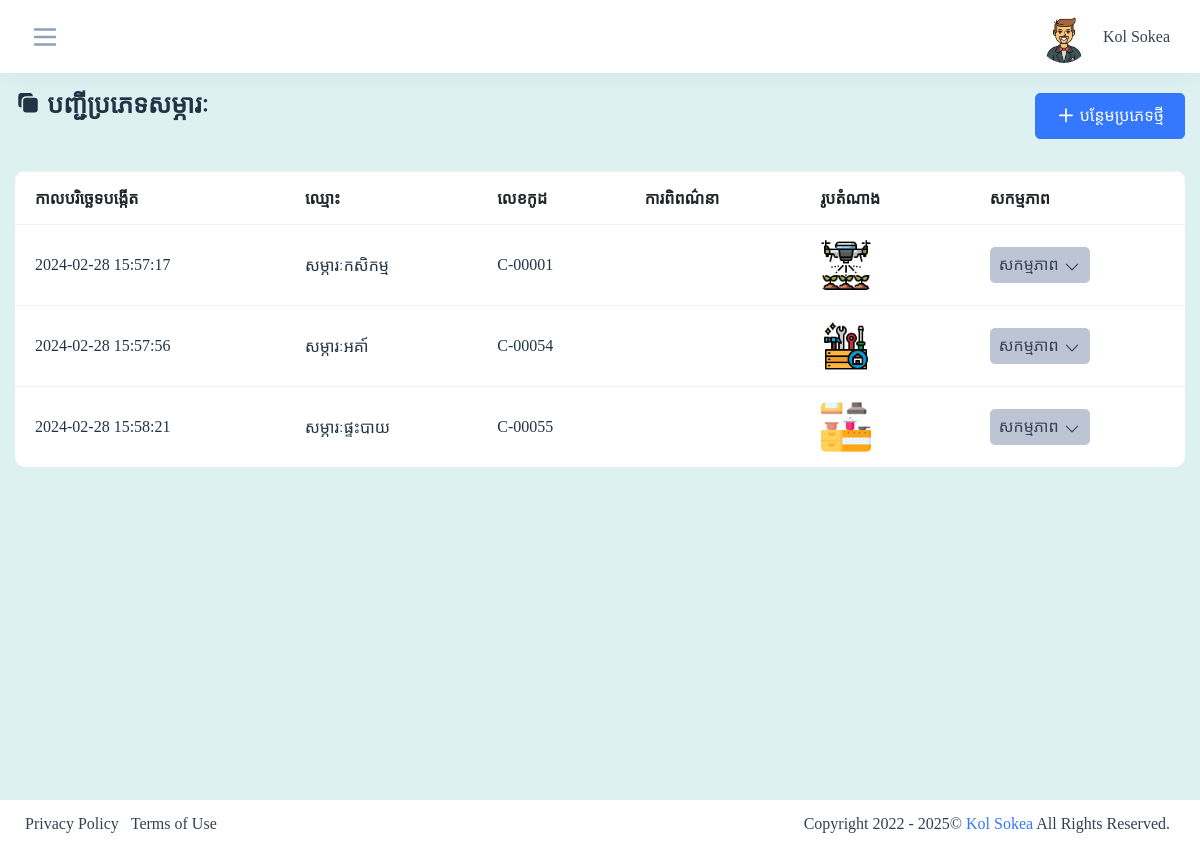
Screenshot of /admin/form_category_list.php (signed in) with the database file from the repository.
### tables this page shows
CREATE TABLE `tbl_userprofiles` (
  `usf_id` int(5) NOT NULL,
  `usf_us_id` int(5) NOT NULL,
  `usf_firstname` varchar(50) DEFAULT NULL,
  `usf_lastname` varchar(50) DEFAULT NULL,
  `usf_gender` int(5) DEFAULT NULL,
  `usf_dob` date DEFAULT NULL,
  `usf_phone` varchar(50) DEFAULT NULL,
  `usf_image` varchar(50) DEFAULT NULL,
  `usf_address` varchar(50) DEFAULT NULL,
  `usf_created_date` datetime DEFAULT NULL
);

CREATE TABLE `tbl_category` (
  `category_id` int(5) NOT NULL,
  `category_name` varchar(50) DEFAULT NULL,
  `category_code` varchar(50) DEFAULT NULL,
  `category_dsc` varchar(255) DEFAULT NULL,
  `category_image` varchar(50) DEFAULT NULL,
  `category_status` tinyint(1) DEFAULT NULL,
  `category_created_date` datetime DEFAULT NULL
);

### admin/form_category_list.php (the view, shortened to what this page needs)
<?php
 include("../config/connection.php");
 include("main_header.php");
?>
<form>
    <div class="container-fluid">
        <div class="row">
            <div class="col-lg-12">
                <div class="d-flex flex-wrap align-items-center justify-content-between mb-4">
                    <div>
                        <h4 class="mb-3">
                        <svg xmlns="http://www.w3.org/2000/svg" viewBox="0 4 24 24"  width="26" height="28" fill="currentColor" class="w-5 h-5">
                        <path d="M16.5 6a3 3 0 0 0-3-3H6a3 3 0 0 0-3 3v7.5a3 3 0 0 0 3 3v-6A4.5 4.5 0 0 1 10.5 6h6Z" />
                        <path d="M18 7.5a3 3 0 0 1 3 3V18a3 3 0 0 1-3 3h-7.5a3 3 0 0 1-3-3v-7.5a3 3 0 0 1 3-3H18Z" />
                        </svg>
                        បញ្ជីប្រភេទសម្ភារៈ
                        </h4>
                    </div>
                    <a href="form_category_add.php" id="btnAddUser" class="btn btn-primary add-list">
                    <svg xmlns="http://www.w3.org/2000/svg" viewBox="0 2 24 24"  width="20" height="20" fill="none" stroke-width="2" stroke="currentColor" class="w-6 h-6">
                    <path stroke-linecap="round" stroke-linejoin="round" d="M12 4.5v15m7.5-7.5h-15" />
                    </svg>
                    បន្ថែមប្រភេទថ្មី
                    </a>
                </div>
            </div>
            <div class="col-lg-12">
                <div class="table-responsive rounded mb-3">
                    <table class="data-table table mb-0 tbl-server-info" style="background-color: White; border-radius: 10px;">
                        <thead class="bg-white text-uppercase" id="tableIteme">
                            <tr class="" style="background-color: White;">
                                <th>កាលបរិច្ឆេទបង្កើត</th>
                                <th>ឈ្មោះ</th>
                                <th>លេខកូដ</th>
                                <th>ការពិពណ៌នា</th>
                                <th>រូបតំណាង</th>
                                <th>សកម្មភាព</th>
                            </tr>
                        </thead>
                        <tbody class="ligth-body">
                        <?php
                            $query ="SELECT * FROM tbl_category WHERE category_status = 1";
                            $query_run = mysqli_query($conn, $query);
                            if(mysqli_num_rows($query_run) > 0)
                            {
                                foreach($query_run as $row)
                                {
                                ?>
                                 <td><?= $row['category_created_date']; ?></td>
                                 <td><?= $row['category_name']; ?></td>
                                 <td><?= $row['category_code']; ?></td>
                                 <td><?= $row['category_dsc']; ?></td>
                                 <td>
                                    <img src="../assets/images/categorys/<?= $row['category_image']; ?>" class="img-fluid rounded avatar-50 mr-3" alt="image">
                                </td>
                               <td>
                                <div class="card-header-toolbar d-flex align-items-center" data-toggle="modal" data-target="#exampleModal">
                                        <span class="dropdown-toggle dropdown-bg btn" id="dropdownMenuButton001" data-toggle="dropdown" aria-expanded="true" style="background-color: #bdc4d4; width: 100px; height: inherit; padding: 5px; font-size: 16px;">
                                        សកម្មភាព
                                            <svg style="width: 18px;" xmlns="http://www.w3.org/2000/svg" fill="none" viewBox="0 0 24 24" stroke-width="1.5" stroke="currentColor" class="w-6 h-6">
                                            <path stroke-linecap="round" stroke-linejoin="round" d="m19.5 8.25-7.5 7.5-7.5-7.5" />
                                            </svg>
                                        </span>
                                    </div>
                                </div>
                                <?php
                                }
                            }
                        ?>
                </div>
            </div>
        </div>
<?php
 include("main_foother.php");
?>
<!DOCTYPE html>
<html lang="en">
<head>
</head>
<body>
</body>
</html>

### admin/main_header.php (shortened to what this page needs)
<?php
include("../config/connection.php");
?>
<!doctype html>
<html lang="en">
  <head>
      <link rel="stylesheet" href="../assets/css/backend-plugin.min.css">
      <link rel="stylesheet" href="../assets/css/backend.css?v=1.0.0">
      <link rel="stylesheet" href="../assets/css/mystyle.css">
    </head>
      <body class="  ">
    <div class="wrapper">
       <div class="iq-top-navbar">
          <div class="iq-navbar-custom">
              <nav class="navbar navbar-expand-lg navbar-light p-0">
                  <div class="side-menu-bt-sidebar">
                      <svg xmlns="http://www.w3.org/2000/svg" class="text-secondary wrapper-menu" width="30" fill="none" viewBox="0 0 24 24" stroke="currentColor">
                      <path stroke-linecap="round" stroke-linejoin="round" stroke-width="2" d="M4 6h16M4 12h16M4 18h16" />
                      </svg>
                  </div>
                  <div class="d-flex align-items-center">
                      <div class="collapse navbar-collapse" id="navbarSupportedContent">
                          <ul class="navbar-nav ml-auto navbar-list align-items-center">
                              <li class="nav-item nav-icon dropdown">
                                  <a href="#" class="nav-item nav-icon dropdown-toggle pr-0 search-toggle" id="dropdownMenuButton" data-toggle="dropdown" aria-haspopup="true" aria-expanded="false" >
                                      <img src="../assets/images/user
                                      <?php
                                        $usfId = $_SESSION['PROFILEID'];
                                        $sql = "SELECT usf_image FROM tbl_userprofiles WHERE usf_us_id = $usfId";
                                            $result = $conn->query($sql);
                                            if ($result) {
                                                $itemInrqs = $result->fetch_assoc();
                                                echo "/".$itemInrqs['usf_image'];
                                            }
                                        ?>
                                      " class="img-fluid avatar-rounded" alt="user">
                                      <span id="user" class="mb-0 ml-2 user-name text-capitalize"><?= $_SESSION['USER']; ?></span>
                                  </a>
                              </li>
                          </ul>
                      </div>
                  </div>
              </nav>
          </div>
      </div>
      <div class="content-page" style="martgin: 0px; padding: 90px 0 0; background-color: #def1f1;">

### admin/main_header.php (style rules this page uses)
body, h4, button, a { font-family: 'Khmer OS System'; }
.btn { font-family: 'Khmer OS System'; }

### rows the page displays
tbl_userprofiles: usf_image (picture)
tbl_category: category_created_date "2024-02-28 15:57:17", category_name "សម្ភារៈកសិកម្ម", category_code "C-00001", category_image (picture)
tbl_category: category_created_date "2024-02-28 15:57:56", category_name "សម្ភារៈអគា៍", category_code "C-00054", category_image (picture)
tbl_category: category_created_date "2024-02-28 15:58:21", category_name "សម្ភារៈផ្ទះបាយ", category_code "C-00055", category_image (picture)

### other values shown
$_SESSION['USER'] "Kol Sokea"
